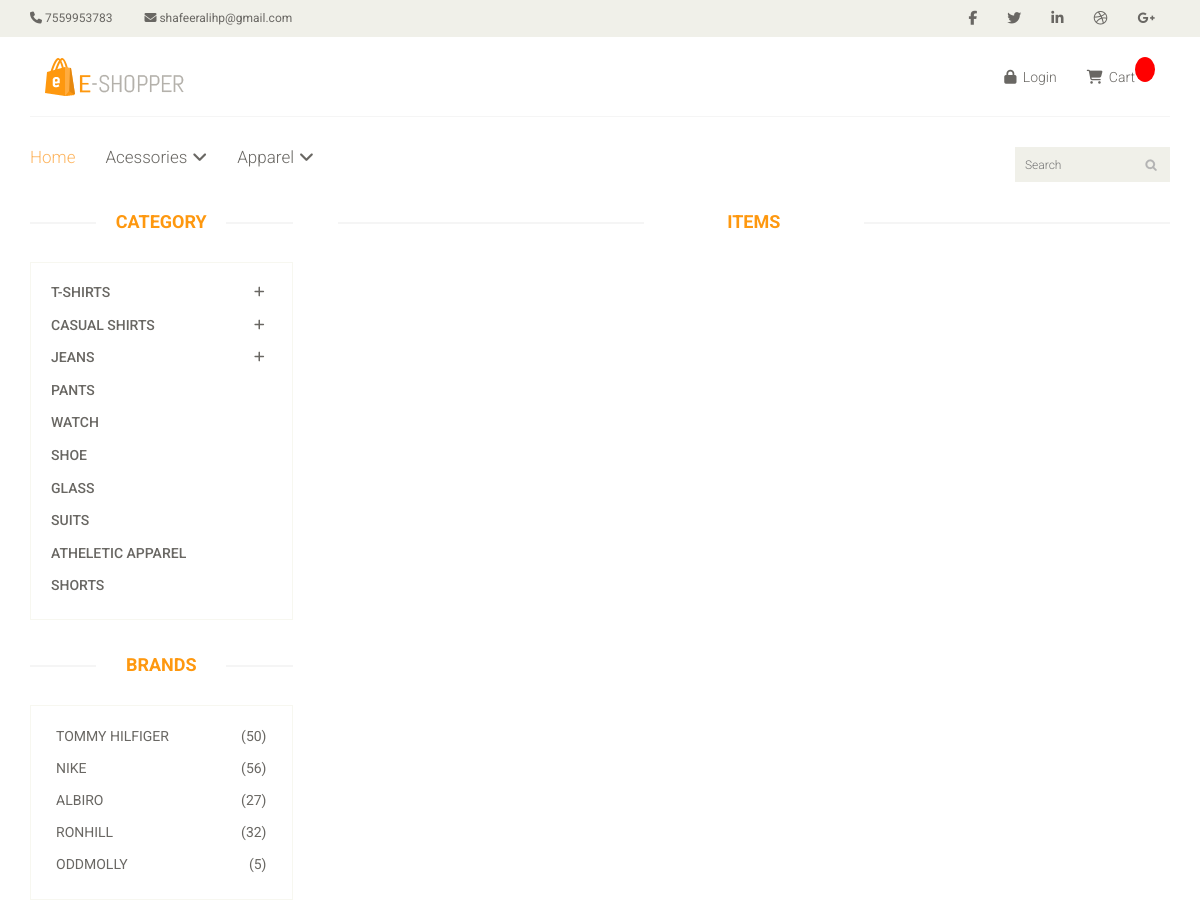
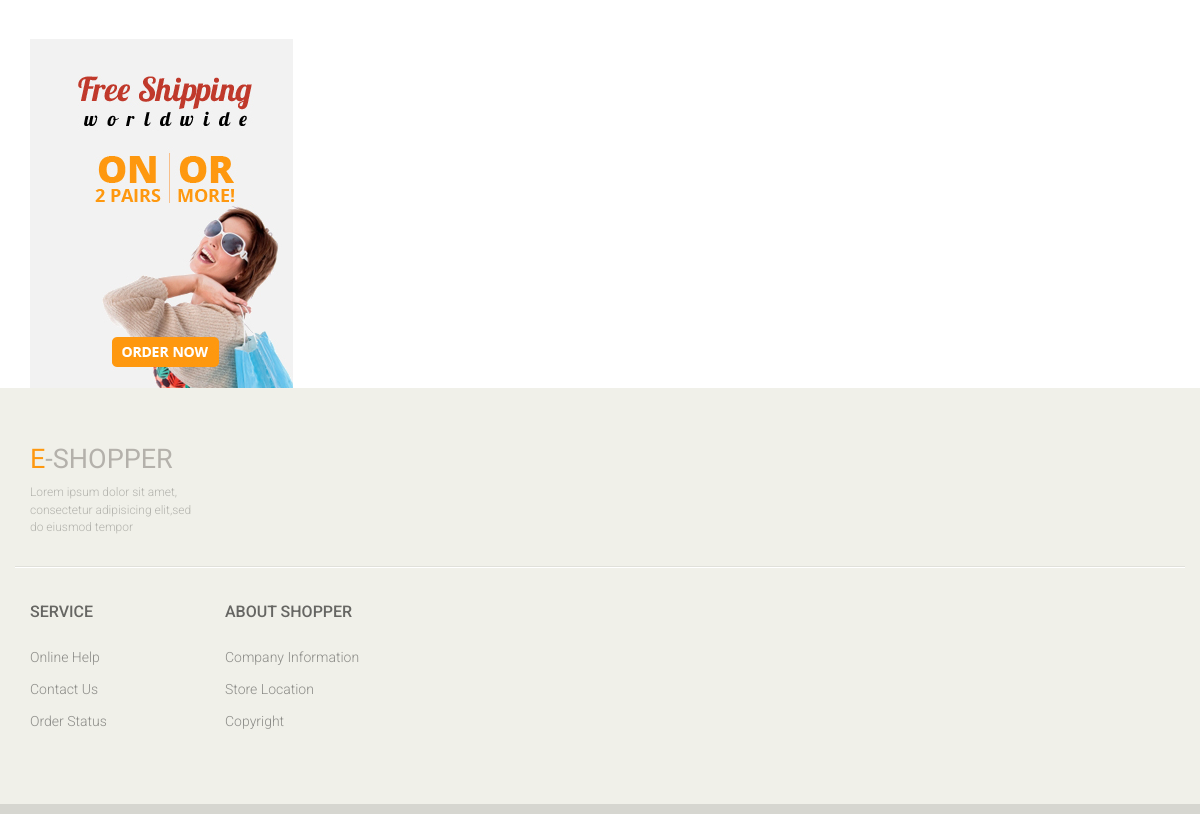
/pant, run on an earlier commit of the app's database (2 pictures, top to bottom).
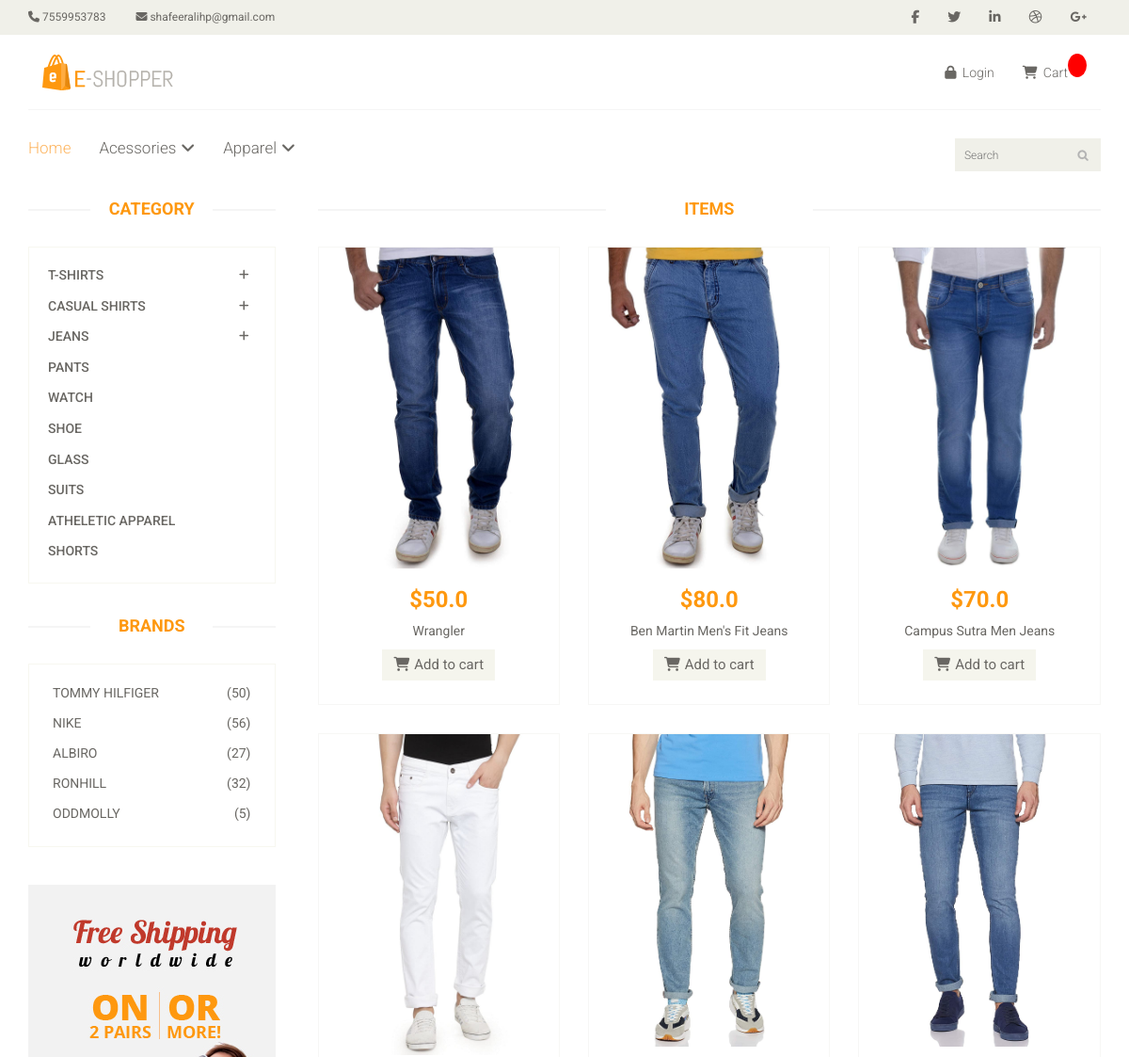
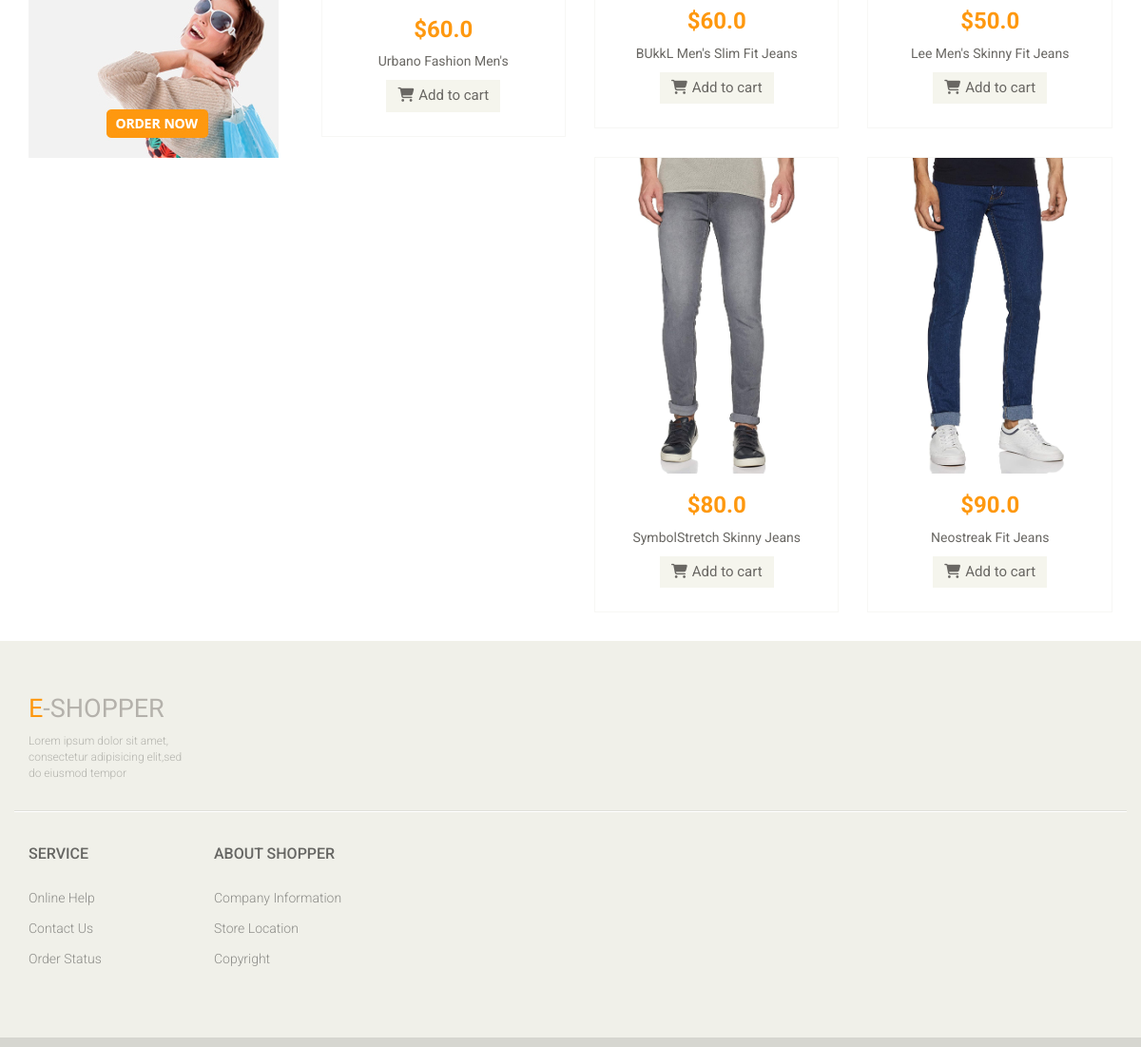
And on a later commit of the database (2 pictures, top to bottom).
### prod/models.py (models this page shows, shortened)
class  Product(models.Model):
    PRODUCTTYPE={
    ("shirt", "shirt"),
    ("t-shirt", "t-shirt"),
    ("pant", "pant"),
    ("jeans", "jeans"),
    ("sunglass", "sunglass"),
    ("shoe", "shoe"),
    }
    PRODUCTCATEGORY={
    ("Apparel", "Apparel"),
    ("Acessories", "Acessories"), }
    image = models.ImageField(null=True ,blank=True)
    name = models.CharField(max_length=300)
    price = models.FloatField()
    product_quantity=models.IntegerField()
    product_category= models.CharField(max_length=300,choices=PRODUCTCATEGORY)
    product_type= models.CharField(max_length=300,choices=PRODUCTTYPE)
    attribute = models.TextField(max_length=1000, verbose_name='attribute')
    @property
    def imageURL(self):
        try:
            url = self.image.url
        except:
            url=''
        return url

### prod/views.py (the view)
# urls.py: path("pant",views.pant,name='pant'),
def pant(request):
    data = cartData(request)
    cartItems=data['cartItems']
    product= Product.objects.filter(product_type='jeans')
    return render(request,'pant.html',{"product":product,'cartItems':cartItems})

### ca/utils.py (called while the page is built, shortened)
def cookieCart(request):
    try:
        cart=json.loads(request.COOKIES['cart'])
    except:
        cart={}
    items =[ ]
    order = {'get_cart_total':0,'get_cart_items':0,'shipping':False}
    cartItems=order['get_cart_items']
    return{'items':items,'order':order,'cartItems':cartItems }

def cartData(request):
    if request.user.is_authenticated:
        customer=request.user.customer
        order,created =Order.objects.get_or_create(customer=customer,complete=False)
        items = order.orderitem_set.all()
        cartItems=order.get_cart_items
    else:
        cookieData = cookieCart(request)
        cartItems = cookieData['cartItems']
        order = cookieData['order']
        items = cookieData['items']
    return{'items':items,'order':order,'cartItems':cartItems }

### templates/pant.html (shortened to what this page needs)
{% extends 'base.html' %}
{% block content %}
{% load static %}
<section>
    <div class="container">
        <div class="row">
            <div class="col-sm-3">
                <div class="left-sidebar">
                    <h2>Category</h2>
                    <div class="panel-group category-products" id="accordian">
                        <div class="panel panel-default">
                            <div class="panel-heading">
                                <h4 class="panel-title">
                                    <a href="#sportswear" data-toggle="collapse" data-parent="#accordian" >
                                        <span class="badge pull-right"><i class="fa fa-plus"></i></span>
                                      T-shirts
                                    </a>
                                </h4>
                            </div>
                        </div>
                        <div class="panel panel-default">
                            <div class="panel-heading">
                                <h4 class="panel-title">
                                    <a data-toggle="collapse" data-parent="#accordian" href="#mens">
                                        <span class="badge pull-right"><i class="fa fa-plus"></i></span>
                                        Casual Shirts
                                    </a>
                                </h4>
                            </div>
                        </div>
                        <div class="panel panel-default">
                            <div class="panel-heading">
                                <h4 class="panel-title">
                                    <a data-toggle="collapse" data-parent="#accordian" href="#jeans">
                                        <span class="badge pull-right"><i class="fa fa-plus"></i></span>
                                       Jeans
                                    </a>
                                </h4>
                            </div>
                        </div>
                        <div class="panel panel-default">
                            <div class="panel-heading">
                                <h4 class="panel-title"><a href="#">Pants</a></h4>
                            </div>
                        </div>
                        <div class="panel panel-default">
                            <div class="panel-heading">
                                <h4 class="panel-title"><a href="#">Watch</a></h4>
                            </div>
                        </div>
                        <div class="panel panel-default">
                            <div class="panel-heading">
                                <h4 class="panel-title"><a href="#">SHOE</a></h4>
                            </div>
                        </div>
                        <div class="panel panel-default">
                            <div class="panel-heading">
                                <h4 class="panel-title"><a href="#">Glass</a></h4>
                            </div>
                        </div>
                        <div class="panel panel-default">
                            <div class="panel-heading">
                                <h4 class="panel-title"><a href="#">Suits</a></h4>
                            </div>
                        </div>
                        <div class="panel panel-default">
                            <div class="panel-heading">
                                <h4 class="panel-title"><a href="#">Atheletic Apparel</a></h4>
                            </div>
                        </div>
                        <div class="panel panel-default">
                            <div class="panel-heading">
                                <h4 class="panel-title"><a href="#">Shorts</a></h4>
                            </div>
                        </div>
                    </div>
                    <div class="brands_products">
                        <h2>Brands</h2>
                        <div class="brands-name">
                            <ul class="nav nav-pills nav-stacked">
                                <li><a href="#"> <span class="pull-right">(50)</span>Tommy Hilfiger</a></li>
                                <li><a href="#"> <span class="pull-right">(56)</span>Nike</a></li>
                                <li><a href="#"> <span class="pull-right">(27)</span>Albiro</a></li>
                                <li><a href="#"> <span class="pull-right">(32)</span>Ronhill</a></li>
                                <li><a href="#"> <span class="pull-right">(5)</span>Oddmolly</a></li>
                            </ul>
                        </div>
                    </div>
                    <div class="shipping text-center">
                        <img src="{% static 'images/home/shipping.jpg' %}" alt="" />
                    </div>
                </div>
            </div>
            <div class="col-sm-9 padding-right">
                <div class="features_items">
                    <h2 class="title text-center"> Items</h2>
                    {% for product in product %}
                            <div class="col-sm-4">
                                <div class="product-image-wrapper">
                                    <div class="single-products">
                                            <div class="productinfo text-center">
                                            <a href="{% url 'prodview' product.id %}"><img src="{{product.imageURL}}" alt="ss"></a>
                                                <h2>${{product.price}}</h2>
                                                <p>{{product.name}}</p>
                                            <button data-product= "{{product.id}}" data-action="add" class="btn btn-default add-to-cart update-cart"><i class="fa fa-shopping-cart"></i>Add to cart</button>
                                            </div>
                                    </div>
                                </div>
                            </div>
                        {%endfor%}
                </div>
            </div>
        </div>
    </div>
</section>
{% endblock %}

### templates/base.html (shortened to what this page needs)
{% load static %}
<!DOCTYPE html>
<html lang="en">
<head>
    <link href="{% static 'bootstrap.min.css' %}" rel="stylesheet">
	<link href="{% static 'main.css' %}" rel="stylesheet">
</head>
<body>
	<header id="header">
		<div class="header_top">
			<div class="container">
				<div class="row">
					<div class="col-sm-4">
						<div class="contactinfo">
							<ul class="nav nav-pills">
								<li><a href="#"><i class="fa fa-phone"></i> 7559953783</a></li>
								<li><a href="#"><i class="fa fa-envelope"></i> shafeeralihp@gmail.com</a></li>
							</ul>
						</div>
					</div>
					<div class="col-sm-8">
						<div class="social-icons pull-right">
							<ul class="nav navbar-nav">
								<li><a href="#"><i class="fa fa-facebook"></i></a></li>
								<li><a href="#"><i class="fa fa-twitter"></i></a></li>
								<li><a href="#"><i class="fa fa-linkedin"></i></a></li>
								<li><a href="#"><i class="fa fa-dribbble"></i></a></li>
								<li><a href="#"><i class="fa fa-google-plus"></i></a></li>
							</ul>
						</div>
					</div>
				</div>
			</div>
		</div>
		<div class="header-middle">
			<div class="container">
				<div class="row">
					<div class="col-sm-6">
						<div class="logo pull-left">
							<a href="index.html"><img src="{% static 'images/home/logo.png' %}" alt="" /></a>
						</div>
					</div>
					<div class="col-sm-6">
						<div style="float: right;"><p id="cart-total"></p></div>
						<div class="shop-menu pull-right">
							<ul class="nav navbar-nav">
								{%  if request.user.is_authenticated %}
								<li><a href="{%url 'userlogout'%}"><i class="fa fa-lock"></i> Logout</a></li>
								{%else%}
								  <li><a href="{%url 'userlogin'%}"><i class="fa fa-lock"></i> Login</a></li>
								{%endif%}
								<li><a href="{% url 'cart_detail' %}"><i class="fa fa-shopping-cart"></i> Cart</a></li>
							</ul>
						</div>
					</div>
				</div>
			</div>
		</div>
		<div class="header-bottom">
			<div class="container">
				<div class="row">
					<div class="col-sm-9">
						<div class="mainmenu pull-left">
							<ul class="nav navbar-nav collapse navbar-collapse">
								<li><a href="/" class="active">Home</a></li>
								<li class="dropdown"><a href="#">Acessories<i class="fa fa-angle-down"></i></a>
                                </li>
								<li class="dropdown"><a href="#">Apparel<i class="fa fa-angle-down"></i></a>
                                </li>
							</ul>
						</div>
					</div>
					<div class="col-sm-3">
						<div class="search_box pull-right">
							<input type="text" placeholder="Search"/>
						</div>
					</div>
				</div>
			</div>
		</div>
	</header>
	{% block content %}
	{% endblock %}
	<footer id="footer">
		<div class="footer-top">
			<div class="container">
				<div class="row">
					<div class="col-sm-2">
						<div class="companyinfo">
							<h2><span>e</span>-shopper</h2>
							<p>Lorem ipsum dolor sit amet, consectetur adipisicing elit,sed do eiusmod tempor</p>
						</div>
					</div>
				</div>
			</div>
		</div>
		<div class="footer-widget">
			<div class="container">
				<div class="row">
					<div class="col-sm-2">
						<div class="single-widget">
							<h2>Service</h2>
							<ul class="nav nav-pills nav-stacked">
								<li><a href="{%url 'about' %}">Online Help</a></li>
								<li><a href="{%url 'about' %}">Contact Us</a></li>
								<li><a href="{%url 'about' %}">Order Status</a></li>
							</ul>
						</div>
					</div>
					<div class="col-sm-2">
						<div class="single-widget">
							<h2>About Shopper</h2>
							<ul class="nav nav-pills nav-stacked">
								<li><a href="{%url 'about' %}">Company Information</a></li>
								<li><a href="{%url 'about' %}">Store Location</a></li>
								<li><a href="{%url 'about' %}">Copyright</a></li>
							</ul>
						</div>
					</div>
				</div>
			</div>
		</div>
		<div class="footer-bottom">
		</div>
	</footer>
</body>
</html>

### templates/base.html (style rules this page uses)
#cart-total { display: block; text-align: center; color:#fff; background-color: red; width: 20px; height: 25px; border-radius: 50%; font-size: 14px; }

What changed in the data, as far as the page shows it:
added Product: imageURL (picture), price "50.0", name "Wrangler"
added Product: imageURL (picture), price "80.0", name "Ben Martin Men's Fit Jeans"
added Product: imageURL (picture), price "70.0", name "Campus Sutra Men Jeans"
added Product: imageURL (picture), price "60.0", name "Urbano Fashion Men's"
added Product: imageURL (picture), price "60.0", name "BUkkL Men's Slim Fit Jeans"
added Product: imageURL (picture), price "50.0", name "Lee Men's Skinny Fit Jeans"
added Product: imageURL (picture), price "80.0", name "SymbolStretch Skinny Jeans"
added Product: imageURL (picture), price "90.0", name "Neostreak Fit Jeans"
